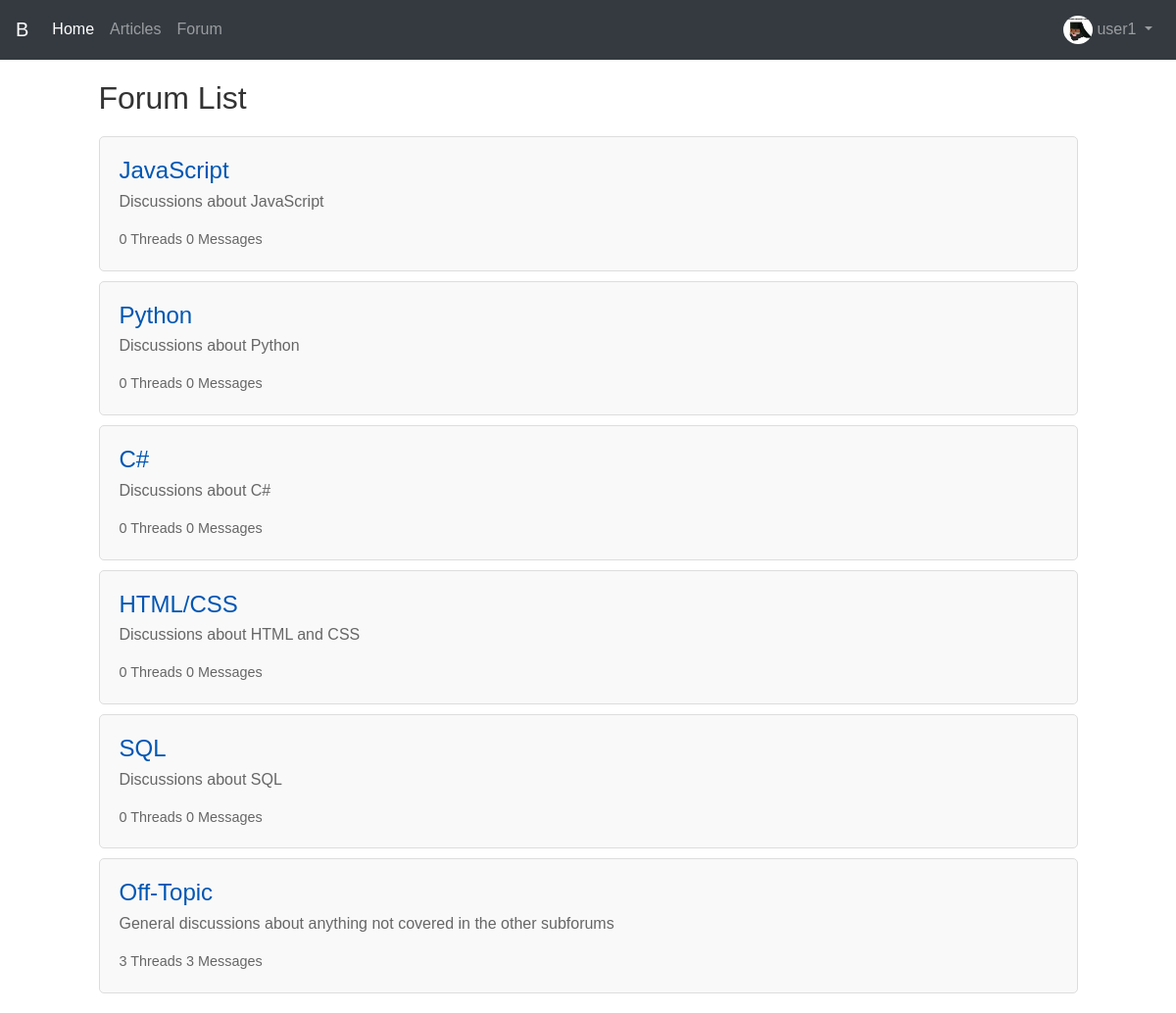
The page /forum/ (signed in) on the database its author committed.
### myapp/models.py (models this page shows, shortened)
class Profile(models.Model):
    user = models.OneToOneField(User, on_delete=models.CASCADE)
    avatar = models.ImageField(upload_to='avatars/', default='avatars/default.jpg')
    birth_date = models.DateField(null=True, blank=True)
    twitter = models.CharField(max_length=200, null=True, blank=True)
    discord = models.CharField(max_length=100, null=True, blank=True)
    skype = models.CharField(max_length=100, null=True, blank=True)
    telegram = models.CharField(max_length=100, null=True, blank=True)
    instagram = models.CharField(max_length=200, null=True, blank=True)
    facebook = models.CharField(max_length=200, null=True, blank=True)
    website = models.CharField(max_length=200, null=True, blank=True)
    gender = models.CharField(max_length=50, null=True, blank=True)
    country = CountryField(blank_label='(select country)', null=True, blank=True)

class Subforum(models.Model):
    name = models.CharField(max_length=100)
    description = models.TextField()

### myapp/views.py (the view)
# urls.py: path('forum/', forum_list, name='forum_list'),
def forum_list(request):
    subforums = Subforum.objects.annotate(
        threads_count=Count('threads'),
        posts_count=Count('threads__posts')
    )
    return render(request, 'forum_list.html', {'subforums': subforums})

### myapp/templates/forum_list.html (shortened to what this page needs)
{% extends 'base.html' %}
{% load static %}
{% block head %}
  <link rel="stylesheet" href="{% static 'css/forum.css' %}" type="text/css">
{% endblock head %}
{% block content %}
<div class="forum-container">
  <h1 class="forum-header">Forum List</h1>
  <div class="forum-list">
    {% for subforum in subforums %}
      <div class="forum-entry">
        <a href="{% url 'thread_list' subforum.id %}" class="forum-title-link">
          <h2 class="forum-title">{{ subforum.name }}</h2>
        </a>
        <p class="forum-description">{{ subforum.description }}</p>
        <div class="forum-meta">
          <span>{{ subforum.threads_count }} Threads</span>
          <span>{{ subforum.posts_count }} Messages</span>
        </div>
      </div>
    {% empty %}
      <p class="no-subforums">No subforums available.</p>
    {% endfor %}
  </div>
</div>
{% endblock content %}

### myapp/templates/base.html (shortened to what this page needs)
<!DOCTYPE html>
<html lang="en">
<head>
  <link rel="stylesheet" href="https://stackpath.bootstrapcdn.com/bootstrap/4.5.2/css/bootstrap.min.css">
  <link rel="stylesheet" href="https://cdnjs.cloudflare.com/ajax/libs/bootstrap-icons/1.4.0/font/bootstrap-icons.min.css">
  <link rel="stylesheet" href="https://cdnjs.cloudflare.com/ajax/libs/font-awesome/5.15.1/css/all.min.css">
  {% block head %}{% endblock %}
</head>
<body>
  <nav class="navbar navbar-expand-lg navbar-dark bg-dark">
    <a class="navbar-brand" href="{% url 'index' %}">B</a>
    <div class="collapse navbar-collapse" id="navbarNavAltMarkup">
      <div class="navbar-nav mr-auto">
        <a class="nav-item nav-link active" href="{% url 'index' %}">Home <span class="sr-only">(current)</span></a>
        <a class="nav-item nav-link" href="{% url 'article_list' %}">Articles</a>
        <a class="nav-item nav-link" href="{% url 'forum_list' %}">Forum</a>
      </div>
      {% if user.is_authenticated %}
        <ul class="navbar-nav">
          <li class="nav-item dropdown">
            <a class="nav-link dropdown-toggle" href="#" id="navbarDropdownMenuLink" role="button" data-toggle="dropdown" aria-expanded="false">
              <img src="{{ user.profile.avatar.url }}" alt="avatar" class="rounded-circle" width="30"> {{ user.username }}
            </a>
          </li>
        </ul>
      {% else %}
        <a class="btn btn-outline-primary my-2 my-sm-0" href="{% url 'login' %}" role="button">Login</a>
        <a class="btn btn-warning my-2 my-sm-0 ml-2" href="{% url 'register' %}" role="button">Sign-up</a>
      {% endif %}
    </div>
  </nav>
  <main role="main" class="container">
    {% block content %}
    {% endblock content %}
  </main>
</body>
</html>

### myapp/static/css/forum.css (style rules this page uses)
body { font-family: 'Arial', sans-serif; background-color: #fff; color: #333; margin: 0; padding: 0; }
.forum-container { width: 90%; max-width: 1200px; margin: 20px auto; }
.forum-header { font-size: 2em; color: #333; margin-bottom: 20px; }
.forum-list { list-style-type: none; padding: 0; }
.forum-entry { background: #f9f9f9; border: 1px solid #ddd; margin-bottom: 10px; padding: 20px; border-radius: 5px; }
.forum-title-link { text-decoration: none; color: #0056b3; }
.forum-title { font-size: 1.5em; margin-bottom: 5px; }
.forum-description { font-size: 1em; color: #666; }
.forum-meta { font-size: 0.9em; color: #666; margin-top: 10px; }

### rows shown on the page
Subforum: name "JavaScript", description "Discussions about JavaScript", threads_count "0", posts_count "0"
Subforum: name "Python", description "Discussions about Python", threads_count "0", posts_count "0"
Subforum: name "C#", description "Discussions about C#", threads_count "0", posts_count "0"
Subforum: name "HTML/CSS", description "Discussions about HTML and CSS", threads_count "0", posts_count "0"
Subforum: name "SQL", description "Discussions about SQL", threads_count "0", posts_count "0"
Subforum: name "Off-Topic", description "General discussions about anything not covered in the other subforums", threads_count "3", posts_count "3"

### other values the page prints
{{ user.username }} "user1"
